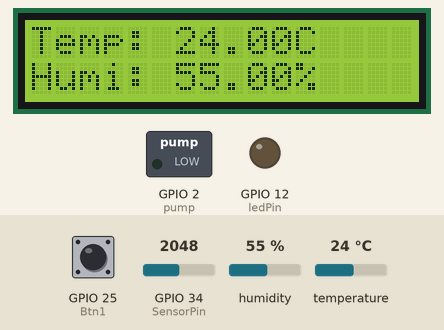
Bench run of a sketch on a simulated ESP32. On the bench: 16×2 character LCD, switched loads named in the sketch (green lamp = pin HIGH), output pins drawn as LEDs (lit = HIGH). The inputs (shaded band) are chosen by the test bench; at power-on: GPIO 25 (Btn1) HIGH, humidity 55 %, temperature 24 °C, GPIO 34 (SensorPin) = 2048. WiFi joins after 1.5 s; servers stay silent unless stated; what the sketch prints to the serial monitor is not drawn.

Above: at 2.7 s.
2.8 s: GPIO 25 (Btn1) pulled LOW for 0.15 s
At 2.87 s:
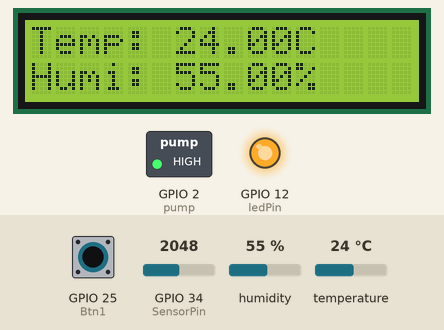
4.4 s: humidity set to 22 %
At 7.8 s:
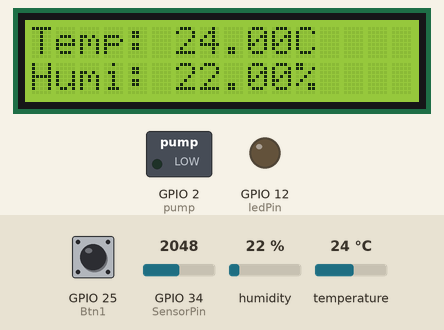
8.6 s: temperature set to 12 °C
At 13.2 s:
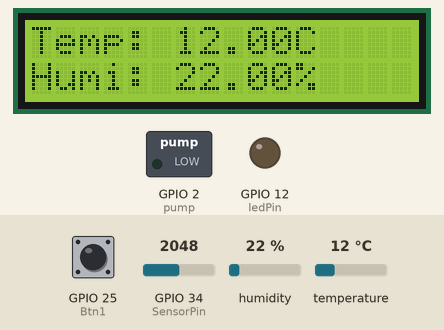
14.1 s: humidity set to 40 %
At 18.7 s:
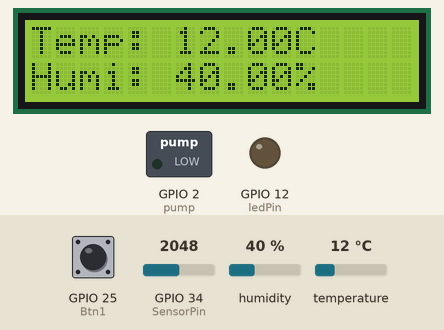
19.6 s: GPIO 25 (Btn1) pulled LOW for 1 s
At 20.1 s:
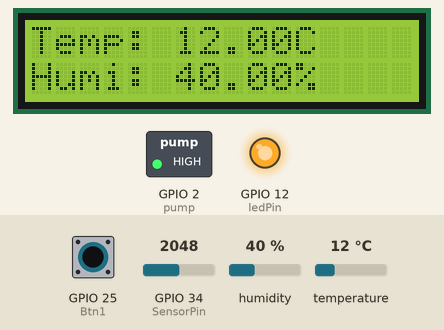
22.1 s: temperature set to 19 °C
At 24.2 s:
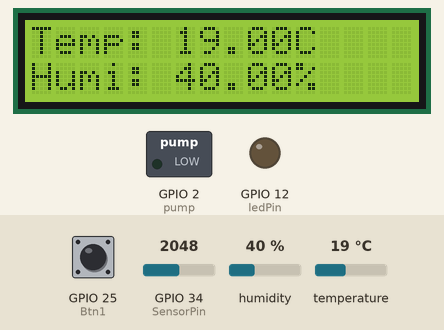
Timing chart, 0 to 25.7 s (numbered marks = the images above; inputs shaded):
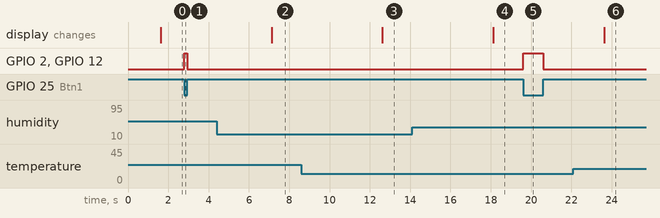

The sketch:

ESP.ino
```cpp
#include <Wire.h>
#include <LiquidCrystal_I2C.h>
#include <DHT.h>
#include <WiFi.h>
#include <Firebase_ESP_Client.h>
#include "addons/TokenHelper.h"
#include "addons/RTDBHelper.h"
#include "esp_task_wdt.h"


TaskHandle_t Task1;
TaskHandle_t Task3;

#define DHTPIN 19     // Digital pin connected to the DHT sensor
#define DHTTYPE DHT11  // DHT 22
#define ledPin 12
#define pump 2
#define SensorPin 34
#define Btn1 25
#define Btn2 26

const int AirValue = 4095;   //Giá trị trung bình của cảm biến đo được khi ở không khí bình thường
const int WaterValue = 2700;  //Giá trị trung bình của cảm biến đo được khi ở dưới nước
int soilMoistureValue = 0;
int soilmoisturepercent=0;

DHT dht(DHTPIN, DHTTYPE);
// Khởi tạo LCD với địa chỉ I2C 0x27, 16 cột và 2 hàng
LiquidCrystal_I2C lcd(0x27, 16, 2);

#define WIFI_SSID "Tien Phuoc"
#define WIFI_PASSWORD "1haiba456789"

#define DATABASE_URL "https://dht22-b345f-default-rtdb.firebaseio.com/"
#define API_KEY "AIzaSyAQQell80mDAsZvhIiyGu6EWoA-PTBgvB4"

FirebaseData fbdo;
FirebaseAuth auth;
FirebaseConfig config;

void updateFirebaseLEDStatus(int status) {
  if (Firebase.RTDB.setInt(&fbdo, "/ESP32_count/ledStatus", status)) {
    Serial.println("LED status updated on Firebase: " + String(status));
  } else {
    Serial.println("Failed to update LED status on Firebase");
  }
}

void setup() {
  pinMode(ledPin, OUTPUT);
  pinMode(pump, OUTPUT);
  pinMode(Btn1, INPUT_PULLUP);
  pinMode(Btn2, INPUT_PULLUP);
  Serial.begin(115200);
  lcd.init(); // Khởi động LCD
  lcd.backlight(); // Bật đèn nền
  dht.begin();

  esp_task_wdt_init(portMAX_DELAY, true);
  WiFi.begin(WIFI_SSID, WIFI_PASSWORD);
  Serial.print("Connecting to Wi-Fi");

  while (WiFi.status() != WL_CONNECTED) {
    Serial.print(".");
    delay(100);
  }

  Serial.println();
  Serial.print("Connected with IP: ");
  Serial.println(WiFi.localIP());
  Serial.println();

  config.api_key = API_KEY;
  config.database_url = DATABASE_URL;

 if (Firebase.signUp(&config, &auth, "", "")) {
    Serial.println("Firebase sign up successful");
  } else {
    Serial.println("Firebase sign up failed");
    Serial.println(config.signer.signupError.message.c_str());
  }
  config.token_status_callback = tokenStatusCallback;
  Firebase.begin(&config, &auth);
  Firebase.reconnectWiFi(true);

  xTaskCreatePinnedToCore(Task1code,"Task1",10000,NULL,1,&Task1,0);
  xTaskCreatePinnedToCore(Task3code,"Task3",10000,NULL,1,&Task3,1);
  esp_task_wdt_add(Task1);
  esp_task_wdt_add(Task3);
}

void Task1code( void * parameter ){
  for(;;){
     // Đọc nhiệt độ và độ ẩm từ DHT11
    float temperature = dht.readTemperature();
    float humidity = dht.readHumidity();

    if (isnan(humidity) || isnan(temperature)) {
    Serial.println("Failed to read from DHT sensor!");
    return;
    }
    lcd.clear(); // Xóa màn hình trước khi hiển thị dữ liệu mới
    lcd.setCursor(0, 0); // Di chuyển con trỏ đến hàng đầu tiên, cột đầu tiên
    lcd.print("Temp: ");
    lcd.print(temperature);
    lcd.print("C");
    lcd.setCursor(0, 1); // Di chuyển con trỏ đến hàng thứ hai, cột đầu tiên
    lcd.print("Humi: ");
    lcd.print(humidity);
    lcd.print("%");
    // Cập nhật dữ liệu lên Firebase
    Firebase.RTDB.setFloat(&fbdo, "/Temperature", temperature);
    Firebase.RTDB.setFloat(&fbdo, "/Air humidity", humidity);

    soilMoistureValue = analogRead(SensorPin);  //put Sensor insert into soil
    soilmoisturepercent = map(soilMoistureValue, AirValue, WaterValue, 0, 100);
    if(soilmoisturepercent > 100)
    {
      Firebase.RTDB.setFloat(&fbdo, "/Soil humidity", 100);
      delay(5000);
    }
    else if(soilmoisturepercent <0)
    {
     Firebase.RTDB.setFloat(&fbdo, "/Soil humidity", 0);
      delay(5000);
    }
    else if(soilmoisturepercent >=0 && soilmoisturepercent <= 100)
    {
      Firebase.RTDB.setFloat(&fbdo, "/Soil humidity", soilmoisturepercent);
      delay(5000);
    }
  }
}

void Task3code(void * parameter){
  // Biến lưu trữ trạng thái của LED
  bool ledState = LOW;
  // Ban đầu, tắt LED
  digitalWrite(ledPin, ledState);
  digitalWrite(pump, ledState);
  while(true) {

    // Đọc trạng thái của nút 1 và nút 2
    int buttonState1 = digitalRead(Btn1);

    // Kiểm tra nút 2
    if (buttonState1 == LOW) {
      // Bật LED
      ledState = HIGH;
      digitalWrite(ledPin, ledState);
      digitalWrite(pump, HIGH);
    }

    if (buttonState1 == HIGH) {
      // Tắt LED
      ledState = LOW;
      digitalWrite(ledPin, ledState);
      digitalWrite(pump, LOW);

    }
  }
}

void loop() {

}
```

Measured:
- after the input at 2.8 s, GPIO 2 (pump), GPIO 12 (ledPin): LOW → HIGH at once, → LOW 0.15 s later
- after the input at 4.4 s, the display: changes after 2.7 s (image 2)
- after the input at 8.6 s, the display: changes after 4.0 s (image 3)
- after the input at 14.1 s, the display: changes after 4.0 s (image 4)
- after the input at 19.6 s, GPIO 2 (pump), GPIO 12 (ledPin): LOW → HIGH at once, → LOW 1.0 s later
- after the input at 22.1 s, the display: changes after 1.5 s (image 6)
